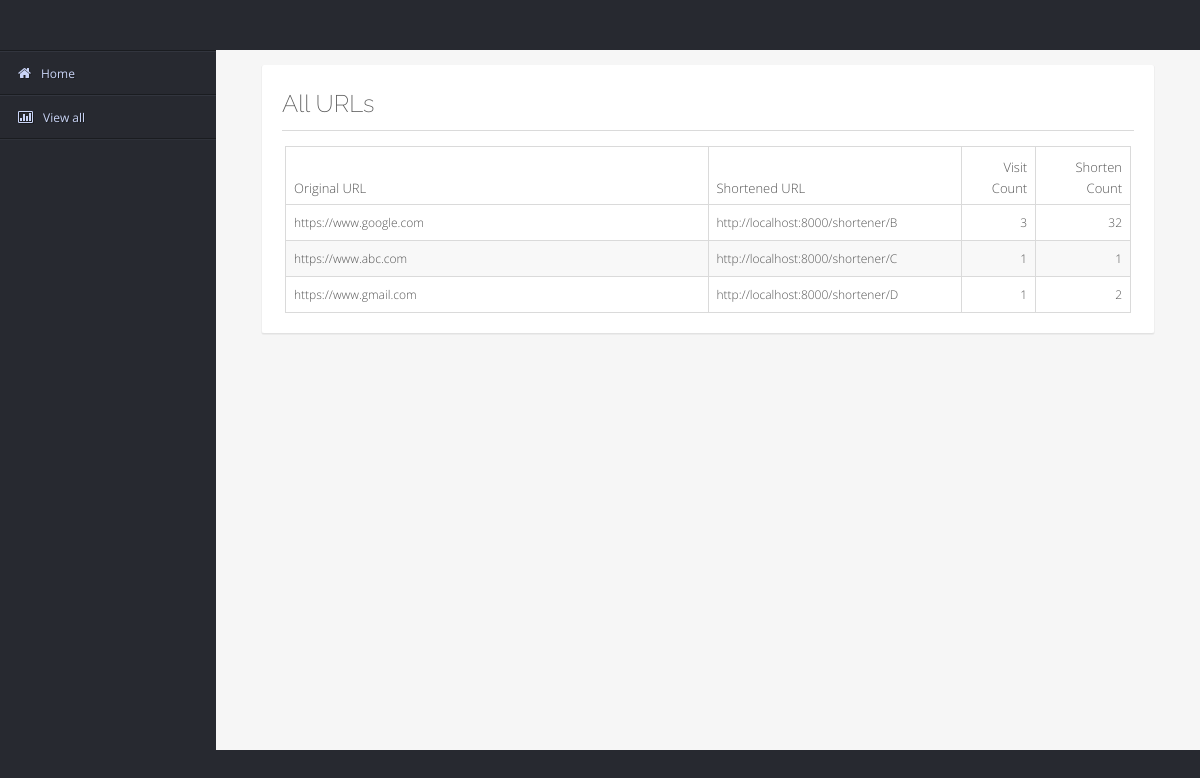
Screenshot of /shortener/list/ with the database file from the repository.
### shortener/models.py (models this page shows, shortened)
class Url(models.Model):
    original_url = models.CharField(max_length=500, unique=True)
    shortened_url = models.CharField(max_length=100, unique=True)
    custom_url = models.CharField(max_length=100)
    visit_count = models.IntegerField()
    shorten_count = models.IntegerField()
    created_on = models.DateTimeField(default=timezone.now)

### shortener/views.py (the view)
@require_GET
def list_all(request):
    urls = Url.objects.all()
    if 'response_type' in request.POST:
        if request.POST['response_type'] == 'json':
            return JsonResponse(serializers.serialize('json', urls), safe=False)
    return render(request, 'view_all.html', {
        "urls" : urls,
    })

### shortener/templates/view_all.html
{% extends "base.html" %}
{% block content %}
<div class="col-sm-12 col-md-12">
					<div class="block-flat">
						<div class="header">
							<h3>All URLs</h3>
						</div>
						<div class="content">
							<table>
								<thead>
									<tr>
										<th style="width:50%;">Original URL</th>
										<th>Shortened URL</th>
										<th class="text-right">Visit Count</th>
                                        <th class="text-right">Shorten Count</th>
									</tr>
								</thead>
								<tbody>
                                    {% for url in urls %}
									<tr>
										<td style="width:30%;">{{ url.original_url }}</td>
                                        <td style="width:30%;">http://localhost:8000/shortener/{{  url.shortened_url }}</td>
										<td class="text-right">{{ url.visit_count }}</td>
										<td class="text-right">{{ url.shorten_count }}</td>
									</tr>
									{% endfor %}
								</tbody>
							</table>
						</div>
					</div>
				</div>
{% endblock %}

### shortener/templates/base.html (shortened to what this page needs)
{% load staticfiles %}
<!DOCTYPE html>
<html lang="en">
  <head>
    <link href="{% static "js/bootstrap/dist/css/bootstrap.css" %}" rel="stylesheet" />
	<link rel="stylesheet" href="{% static "fonts/font-awesome-4/css/font-awesome.min.css" %}">
  <link rel="stylesheet" type="text/css" href="{% static "js/jquery.nanoscroller/nanoscroller.css" %}" />
  <link rel="stylesheet" type="text/css" href="{% static "js/jquery.easypiechart/jquery.easy-pie-chart.css" %}" />
	<link rel="stylesheet" type="text/css" href="{% static "js/bootstrap.switch/bootstrap-switch.css" %}" />
	<link rel="stylesheet" type="text/css" href="{% static "js/bootstrap.datetimepicker/css/bootstrap-datetimepicker.min.css" %}" />
	<link rel="stylesheet" type="text/css" href="{% static "js/jquery.select2/select2.css" %}" />
	<link rel="stylesheet" type="text/css" href="{% static "js/bootstrap.slider/css/slider.css" %}" />
  <link href="{% static "css/style.css" %}" rel="stylesheet" />
</head>
<body>
<div id="cl-wrapper">
  <div class="cl-sidebar">
    <div class="cl-navblock">
      <ul class="cl-vnavigation">
        <li><a href="/shortener"><i class="fa fa-home"></i>Home</a></li>
        <li><a href="/shortener/list"><i class="fa fa-bar-chart-o"></i>View all</a></li>
      </ul>
    </div>
  </div>
<div class="container-fluid" id="pcont">
    <div class="cl-mcont">
        {% block content %}
        {% endblock %}
    </div>
</div>
  </body>
</html>

### cleanzone/css/style.css (style rules this page uses)
body { padding: 0; background-color:#272930; font-family: 'Open Sans', sans-serif; font-size: 12px; color:#555; }
h1, h2, h3, h4, h5, h6, .h1, .h2, .h3, .h4, .h5, .h6 { font-family: 'Open Sans', sans-serif; font-weight:300; }
a { color: #3380FF; text-decoration: none; outline: 0 none; }
ul { padding-left:30px; }
table thead th { padding:5px; font-size:13px; font-weight: 200; }
table tbody td { padding:7px 8px; font-size:12px; }
#pcont { margin-left: 216px; position:relative; }
.cl-mcont { background-color: #F6F6F6; color: inherit; font-size: 13px; font-weight: 200; line-height: 21px; padding: 15px 30px 30px 30px; margin-top: 0; min-height: 700px; }
#cl-wrapper { margin-top: 50px; }
.cl-sidebar { position:absolute; width:216px; }
.cl-vnavigation { margin:0 0 0 0; padding:0; border-top: 1px solid #1a1c20; border-bottom: 1px solid #2f323a; }
.cl-vnavigation li a { border-top: 1px solid #32353e; border-bottom: 1px solid #1a1c20; display:block; padding: 13px 18px 12px; color:#c9d4f6; font-size: 12px; text-shadow: 1px 1px 0 rgba(0, 0, 0, 0.3); }
.cl-vnavigation li a i { font-size:14px; margin-right: 10px; }
table { border-collapse:collapse; width:100%; }
table thead th { vertical-align:bottom; border-bottom:1px solid #DADADA; border-left:1px solid #DADADA; border-top:1px solid #DADADA; padding: 10px 8px 5px 8px; }
table thead th:last-child { border-right:1px solid #DADADA; }
table td { border-left:1px solid #DADADA; border-bottom: 1px solid #dadada; padding: 7px 8px; }
table td:last-child { border-right:1px solid #dadada; }
table tr:nth-child(2n) { background: #f8f8f8; }
.block-flat, .block-wizard { margin-bottom:40px; padding:20px 20px; background:#FFF; border-radius:3px; -webkit-border-radius:3px; border-left:1px solid #efefef; border-right:1px solid #efefef; border-bottom:1px solid #e2e2e2; box-shadow: 0 1px 0 0 rgba(0, 0, 0, 0.04); }
.block .header, .widget-block .header, .block-flat .header { padding:10px; background-color:#FEFEFE; border-bottom:1px solid #dadada; }
.block-flat .header { background:transparent;padding:3px 0; }
.block-flat .header h3 { margin-top:3px; font-family: "Raleway",Helvetica,sans-serif; font-weight: 200; }
.block-flat .content { padding:15px 3px 0 3px; }
@media (min-width: 1200px) { .cl-sidebar .cl-vnavigation { display:block !important; } }

### rows the page displays
Url: original_url "https://www.google.com", shortened_url "B", visit_count "3", shorten_count "32"
Url: original_url "https://www.abc.com", shortened_url "C", visit_count "1", shorten_count "1"
Url: original_url "https://www.gmail.com", shortened_url "D", visit_count "1", shorten_count "2"
